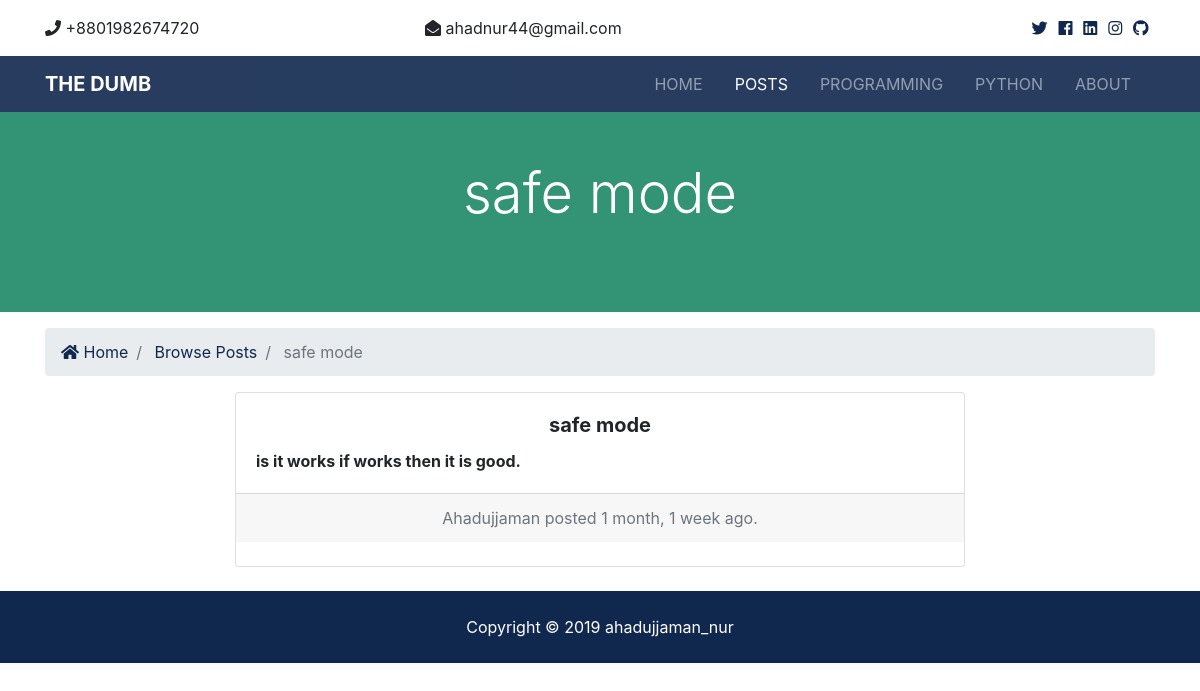
Screenshot of /posts/6/ with the database file from the repository.
### posts/models.py (models this page shows, shortened)
class Post(models.Model):
    title = models.CharField(max_length=150)
    body = models.TextField()
    author = models.CharField(max_length=100)
    post_time = models.DateTimeField(default=datetime.now, blank=True)
    is_published = models.BooleanField(default=True)

### posts/views.py (the view)
# urls.py: path('<int:post_id>/', views.post, name='post'),
def post(request, post_id):
    post = get_object_or_404(Post, pk=post_id)
    context = {
        'post': post
    }
    return render(request, 'posts/post.html', context)

### templates/posts/post.html (shortened to what this page needs)
{% extends 'base.html' %}
{% load humanize %}
{% block content %}
<section id="showcase-inner" class="py-5 text-white">
    <div class="container">
      <div class="row text-center">
        <div class="col-md-12">
          <h1 class="display-4">{{ post.title }}</h1>
        </div>
      </div>
    </div>
  </section>
  <section id="bc" class="mt-3">
    <div class="container">
      <nav aria-label="breadcrumb">
        <ol class="breadcrumb">
          <li class="breadcrumb-item">
            <a href="{% url 'index' %}">
              <i class="fas fa-home"></i> Home</a>
          </li>
          <li class="breadcrumb-item">
            <a href="{% url 'posts' %}">Browse Posts</a>
          </li>
          <li class="breadcrumb-item active"> {{ post.title }}</li>
        </ol>
      </nav>
    </div>
  </section>
  <div class="container">
    <div class="row">
        <div class="col-lg-8 col-md-10 mx-auto">
            <div class="card text-center">
                <div class="card-body">
                  <h5 class="card-title"><b>{{ post.title }}</b></h5>
                  <div align="justify">
                    <p class="card-text">{{ post.body | safe }}</p>
                  </div>
                </div>
                <div class="card-footer text-muted">
                  {{ post.author }} posted {{ post.post_time | timesince }} ago.
                </div>
                <br>
            </div>
        </div>
    </div>
  </div>
  <br>
{% endblock %}

### myblog/staticfiles/css/all.css (style rules this page uses)
.fa, .fas, .far, .fal, .fab { -moz-osx-font-smoothing: grayscale; -webkit-font-smoothing: antialiased; display: inline-block; font-style: normal; font-variant: normal; text-rendering: auto; line-height: 1; }
.fa-home:before { content: "\f015"; }
.fa, .fas { font-family: 'Font Awesome 5 Free'; font-weight: 900; }

### myblog/staticfiles/css/style.css (style rules this page uses)
#showcase-inner { background: #7dcea0; position: relative; overflow: hidden; min-height: 200px; }
#showcase-inner::before { content: ''; position: absolute; top: 0; left: 0; min-height: 100%; width: 100%; background: rgba(32, 134, 107, 0.8); }

### rows the page displays
Post: title "safe mode", body "is it works if works then it is good.", author "Ahadujjaman", post_time "1 month, 1 week"
